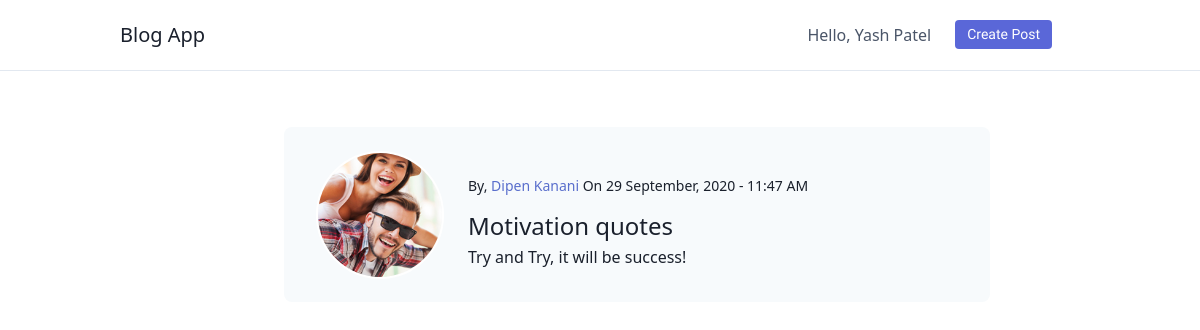
Page /detailPost/2/ (signed in) on the committed database.
### Blog/models.py (models this page shows)
class Post(models.Model):
    date = models.DateTimeField(default=timezone.now)
    title = models.CharField(max_length=122)
    desc = models.TextField()
    user = models.ForeignKey(User, on_delete=models.CASCADE)

### users/models.py (models this page shows)
class Profile(models.Model):
    user = models.OneToOneField(User, on_delete=models.CASCADE)
    image = models.ImageField(default='default.jpg', upload_to='profile_pics/')
    bio = models.TextField(default="", null=True, blank=True)
    """
    #Function of reduce image size in file.

    def save(self):
        super().save()

        img =  Image.open(self.image.path)

        if img.height > 300 or img.width > 300:

            output_size = (300, 300)
            img.thumbnail(output_size)
            img.save(self.image.path)
    """

### Blog/views.py (the view)
# urls.py: path('detailPost/<str:pk>/', views.detailPost, name='DetailPost'),
@login_required
def detailPost(request, pk):
    post = Post.objects.get(id=pk)
    context = {'post': post}
    return render(request, 'blog/detailPost.html', context)

### templates/blog/detailPost.html (shortened to what this page needs)
{% extends 'blog/base.html' %} {% block title %}Home{% endblock title %} {% block body %}
<section class="text-gray-700 body-font">
    <div class="container px-5 py-10 mx-auto">
        <div class="flex flex-wrap">
            <div class="p-4 md:w-3/4 ml-40">
                <div class="flex rounded-lg h-full bg-gray-100 p-8 flex-col">
                    <div class="flex justify-start mt-1 mb-6 image-container">
                        <img src="{{post.user.profile.image.url}}" class="rounded-full border-solid border-white border-2 -mt-3 h-32 w-32 home-image">
                    </div>
                    <div class="container-box -mt-32 -ml-10">
                        <div class="flex items-center mb-3 ml-48">
                        <h2 class="text-gray-900 text-sm font font-medium">By,
                            <font style="color: #596ecc;">{{post.user.first_name}} {{post.user.last_name}}</font>
                            On {{post.date|date:"d F, Y - g:i A"}}
                        </h2>
                    </div>
                    <h4 class="text-gray-900 text-2xl ml-48 font font-medium">{{post.title}}</h4>
                    <div class="flex-grow">
                        <p class="leading-relaxed ml-48 text-gray-900">{{post.desc}}</p>
                    </div>
                    </div>
                </div>
            </div>
        </div>
    </div>
</section>
{% endblock body %}

### templates/blog/base.html (shortened to what this page needs)
{% load static %}
<!DOCTYPE html>
<html lang="en">
<head>
    <link href="https://unpkg.com/tailwindcss@^1.0/dist/tailwind.min.css" rel="stylesheet">
    <link rel="stylesheet" href="https://pro.fontawesome.com/releases/v5.10.0/css/all.css"/>
    <link rel="stylesheet" type="text/css" href="{% static 'blog/css/main.css'%}">
</head>
<body>
    <header class="text-gray-700 body-font">
        <div class="container mx-auto flex flex-wrap p-5 flex-col md:flex-row items-center">
            <a href="{% url 'HomePage' %}" class="flex title-font font-medium items-center text-gray-900 mb-4 md:mb-0">
            <span class="ml-3 text-xl">Blog App</span>
            </a>
            <div class="dropdown">
                <span>Hello, {{user.first_name}} {{user.last_name}}</span>
            </div>
            <a href="{% url 'CreatePost' %}" class="nav-list -mt-1">
                <button class="inline-flex items-center bg-indigo-600 border-0 py-1 px-3 text-sm focus:outline-none hover:bg-indigo-500 rounded text-white mt-4 ml-6 mr-10 md:mt-0">Create Post
                </button>
            </a>
        </div>
    </header>
    <hr>
    {% block body %} {% endblock body %}
</body>
</html>

### static/blog/css/main.css (style rules this page uses)
.nav-list { color: black; font-size: 20px; font-family: 'Alata', sans-serif; }

### templates/blog/base.html (style rules this page uses)
.dropdown { position: relative; display: inline-block; }

### rows in the picture
Post: user.profile.image (picture), user.first_name "Dipen", user.last_name "Kanani", date "29 September, 2020 - 11:47 AM", title "Motivation quotes", desc "Try and Try, it will be success!"

### other values in the picture
{{ user.first_name }} "Yash"
{{ user.last_name }} "Patel"
